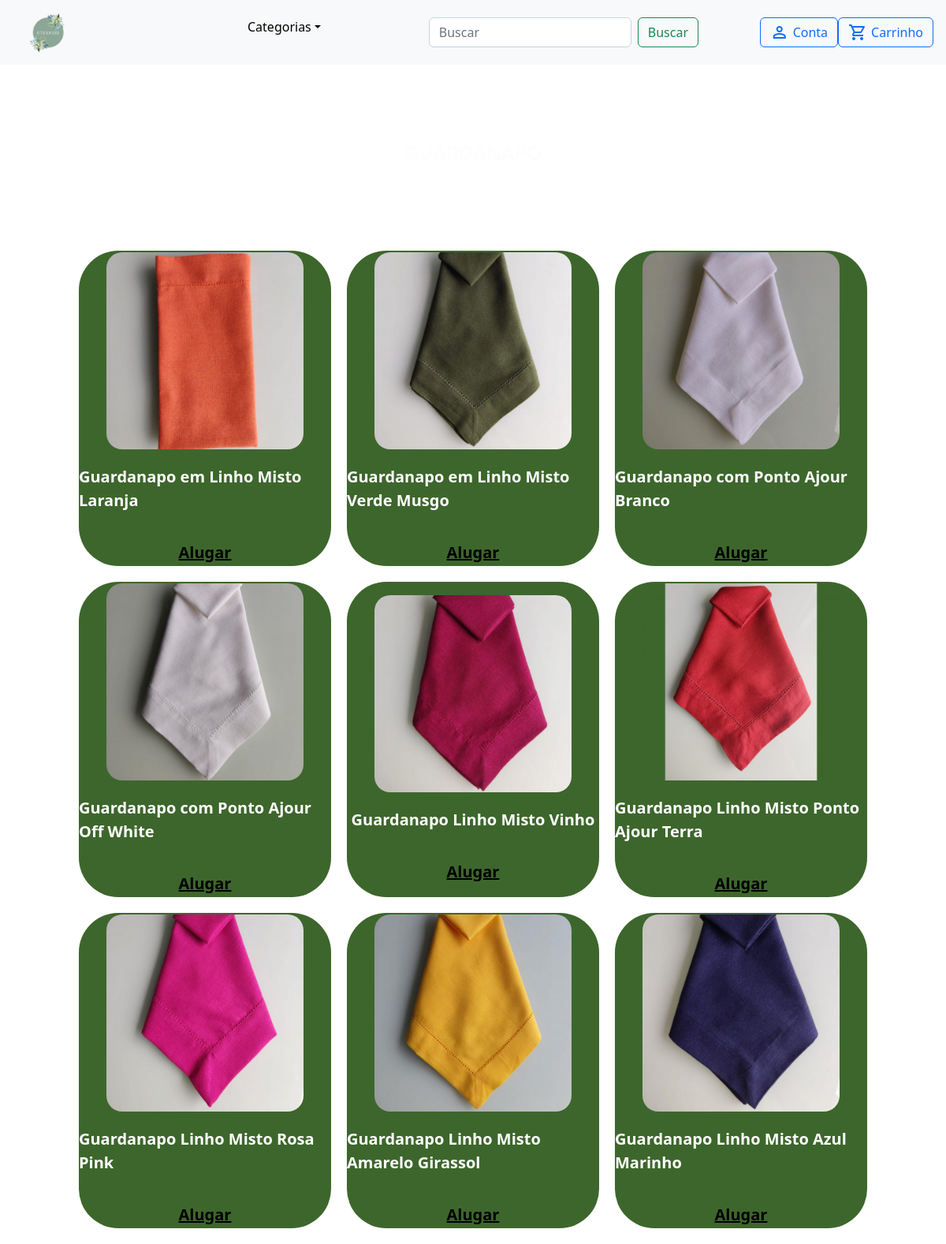
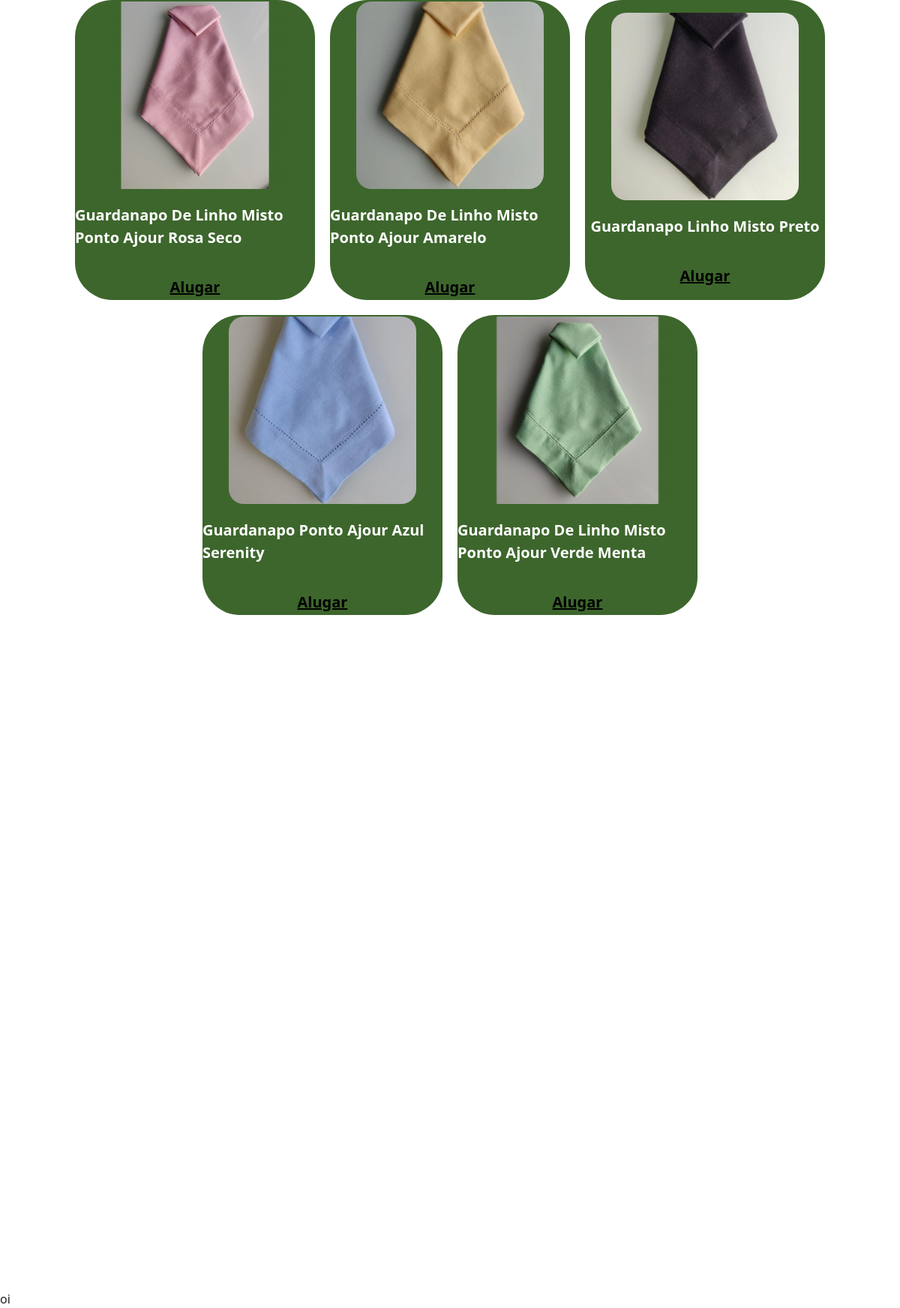
/categoria/GUARDANAPO/, run on the app's committed database (2 pictures, top to bottom).
### categorias/models.py (models this page shows)
class Produto(models.Model):
    OPCOES_CATEGORIA = [
        ("PRATO RASO", "Prato Raso"),
        ("GUARDANAPO", "Guardanapo"),
        ("TALHER", "Talher"),
        ("TACAS", "Tacas"),
        ("TRILHOS DE MESA", "Trilhos de Mesa"),
        ("SOUSPLAT", "Sousplat"),
        ("JOGO AMERICANO", "Jogo Americano"),
        ("CHA E CAFE", "Cha e Cafe"),
        ("PRATO SOBREMESA", "Prato Sobremesa"),
        ("PORTA GUARDANAPO", "Porta Guardanapo"),
    ]
    OPCOES_ESTILO = [
        ("ELEGANTE", "Elegante"),
        ("TROPICAL", "Tropical"),
        ("FLORIDO", "Florido"),
    ]
    nome = models.CharField(max_length=100)
    categoria = models.CharField(max_length=150, choices=OPCOES_CATEGORIA, default='')
    preco = models.DecimalField(decimal_places=2, max_digits=10)
    quantidade_estoque = models.IntegerField(null=False, blank=False, default=0)
    imagem = models.ImageField(upload_to="imagens/", blank=True)
    cor = models.CharField(max_length=100)
    estilo = models.CharField(max_length=100, choices=OPCOES_ESTILO, default='')
    publicado = models.BooleanField(default=False)

### categorias/views.py (the view)
# urls.py: path('categoria/<categoria_name>/', views.categorias, name='categorias'),
def categorias(request, categoria_name):
    produtos = Produto.objects.filter(categoria=categoria_name).filter(publicado=True)
    context = {
        'produtos': produtos,
        'categoria': categoria_name
    }
    return render(request, 'categorias/categoria.html', context)

### templates/categorias/categoria.html
{% extends "partials/base.html" %}
{% block content %}
      <section class="produtos">
        <h2 class="titulo">{{ categoria }}</h2>
      </section>
      <section class="cards_container">
        <section class="cardsSection1">
        {% for produto in produtos %}
          <div class="cards">
              <img src="{{ produto.imagem.url }}" class="imagem2">
              <p class="dg">{{ produto.nome }}</p>
              <a href="{% url 'add_to_cart' produto.id %}" class="ancor">Alugar</a>
          </div>
        {% endfor %}
        </section>
    </section>
{% endblock %}

### setup/static/styles/style.css (style rules this page uses)
body { background-color: #001b02; overflow-x: hidden; }
* { margin: 0; padding: 0; box-sizing: border-box; }
a { text-decoration: none; }
.titulo { position: relative; font-size: 25px; font-family: "Poppins"; color: rgb(255, 252, 252); }
.produtos { position: relative; display: flex; flex-direction: column; align-items: center; justify-content: space-between; gap: 100px; margin-bottom: 100px; }
.cards_container { max-width: 1000px; margin: 0 auto; }
.cardsSection1 { display: flex; flex-wrap: wrap; justify-content: center; gap: 20px; }
.imagem2 { width: 250px; border-radius: 20px; }
.dg { color: rgb(255, 255, 255); font-size: 20px; font-weight: bold; }
.cards { display: flex; flex-direction: column; align-items: center; justify-content: center; background-color: #3d662c; width: 320px; height: 400px; border-radius: 50px; gap: 20px; }
.ancor { font-size: 20px; font-weight: bold; color: rgb(0, 0, 0); }

### setup/static/styles/header.css (style rules this page uses)
body { background-color: #001b02; overflow-x: hidden; }
* { margin: 0; padding: 0; box-sizing: border-box; }

### templates/partials/header.html (style rules this page uses)
body { padding-top: 80px; }

### data on the page
Produto: imagem (picture), nome "Guardanapo em Linho Misto Laranja"
Produto: imagem (picture), nome "Guardanapo em Linho Misto Verde Musgo"
Produto: imagem (picture), nome "Guardanapo com Ponto Ajour Branco"
Produto: imagem (picture), nome "Guardanapo com Ponto Ajour Off White"
Produto: imagem (picture), nome "Guardanapo Linho Misto Vinho"
Produto: imagem (picture), nome "Guardanapo Linho Misto Ponto Ajour Terra"
Produto: imagem (picture), nome "Guardanapo Linho Misto Rosa Pink"
Produto: imagem (picture), nome "Guardanapo Linho Misto Amarelo Girassol"
Produto: imagem (picture), nome "Guardanapo Linho Misto Azul Marinho"
Produto: imagem (picture), nome "Guardanapo De Linho Misto Ponto Ajour Rosa Seco"
Produto: imagem (picture), nome "Guardanapo De Linho Misto Ponto Ajour Amarelo"
Produto: imagem (picture), nome "Guardanapo Linho Misto Preto"
Produto: imagem (picture), nome "Guardanapo Ponto Ajour Azul Serenity"
Produto: imagem (picture), nome "Guardanapo De Linho Misto Ponto Ajour Verde Menta"
